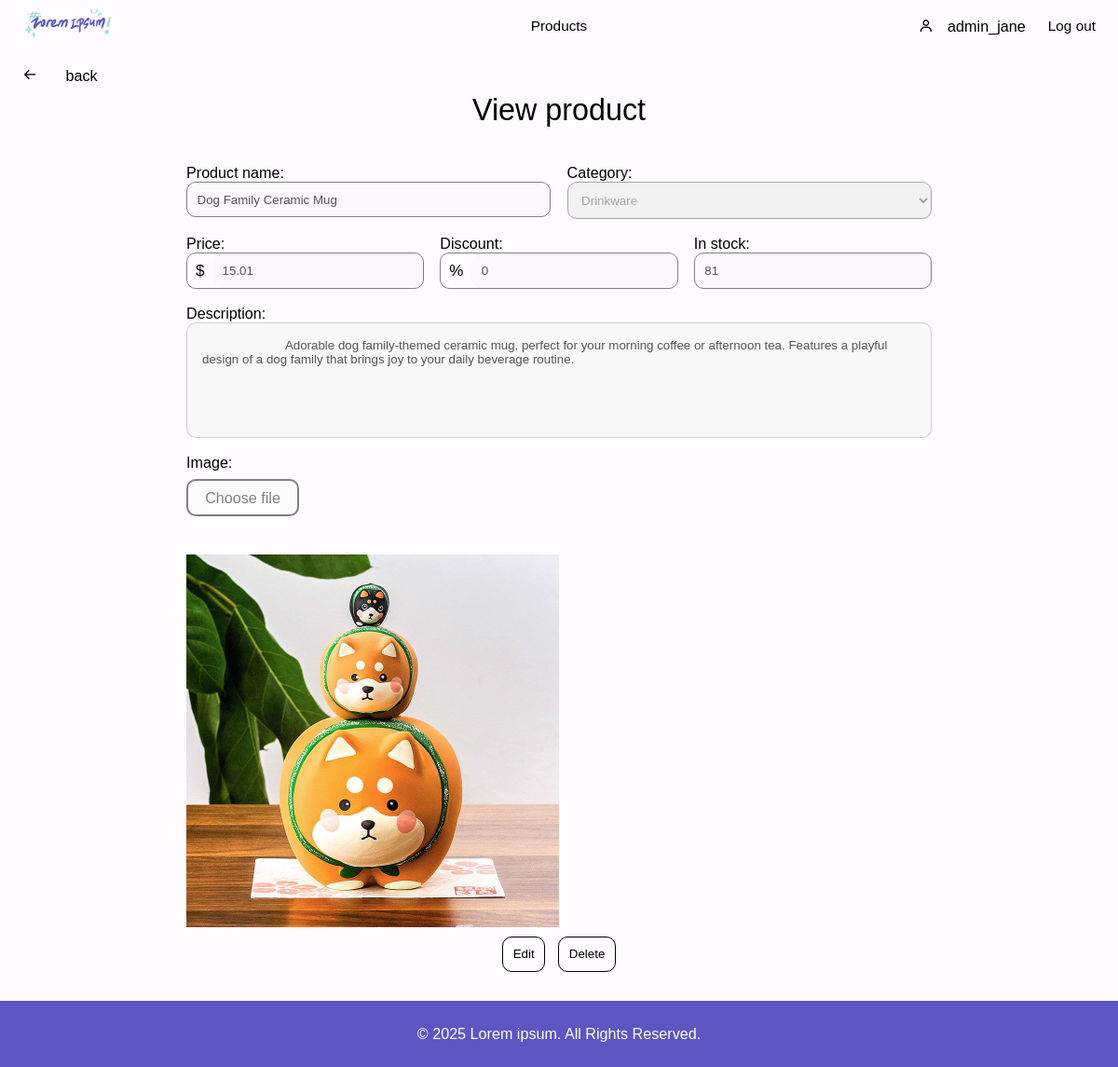
Screenshot of /admin/product/view/1 (signed in) with the database file from the repository.
### tables this page shows
CREATE TABLE `products` (
  `id` int NOT NULL AUTO_INCREMENT,
  `title` varchar(255) NOT NULL,
  `imageLink` text,
  `productDesc` text,
  `catID` int DEFAULT NULL,
  `createdDate` datetime DEFAULT CURRENT_TIMESTAMP,
  `price` decimal(10,2) DEFAULT NULL,
  `salesAmount` decimal(10,0) DEFAULT '0',
  `inStock` decimal(10,0) DEFAULT '0',
  `discount` decimal(5,2) DEFAULT '0.00',
  PRIMARY KEY (`id`),
  KEY `catID` (`catID`),
  CONSTRAINT `products_ibfk_1` FOREIGN KEY (`catID`) REFERENCES `categories` (`catID`)
);

### app/controllers/AdminController.php (called while the page is built, shortened)
<?php
require_once __DIR__ . "/../models/ProductModel.php";
class AdminController {
    private $product;
    public function __construct() {
        $this->product = new ProductModel();
    }
    public function product_view() {
        $categories = $this->product->get_categories();
        $id = $_GET['item'];
        $prod = $this->product->get_item($id);
        require __DIR__ . "/../views/admin/product/edit.php";
    }
}
?>

### app/db.php (called while the page is built, shortened)
<?php
class Database {
    public static $instance = null;
    public function __construct() {
        $this->connection = new mysqli('localhost','root','','lorem_ipsum');
    }
    public static function get_instance() {
        if (self::$instance == null) {
            self::$instance = new Database();
        }
        return self::$instance->connection;
    }
}
?>

### app/models/ProductModel.php (called while the page is built, shortened)
<?php
require_once __DIR__ . "../../db.php";
class ProductModel
{
    private $db;
    public function __construct()
    {
        $this->db = Database::get_instance();
    }
    public function get_categories()
    {
        $stmt = $this->db->prepare("SELECT * FROM categories");
        $stmt->execute();
        $result = $stmt->get_result();
        $categories = $result->fetch_all(MYSQLI_ASSOC);
        return $categories;
    }
    public function get_item($id)
    {
        $sql = "SELECT p.*, c.catName
                FROM products p
                JOIN categories c ON p.catID = c.catID
                WHERE p.id = ?";
        $stmt = $this->db->prepare($sql);
        $stmt->bind_param("i", $id);
        $stmt->execute();
        $result = $stmt->get_result();
        return $result->fetch_assoc();
    }
}

### app/views/admin/product/edit.php (the view, shortened to what this page needs)
<div class="container-inset">
    <a class="flex" href="<?= ADMIN_URL . 'product/'?>"><i class='bx bx-arrow-back me-2'></i>back</a>
    <div class="container">
        <h1 class="title mb-2">View product</h1>
        <fieldset class="form-fieldset" disabled>
            <form class="container" id="product-form-edit" action="#">
                <div class="input-row flex">
                    <div class="input-field">
                        <label>Product name:</label>
                        <input id="product-name" name="title" type="text" placeholder="Enter a pretty name" value="<?= $prod["title"] ?>" required>
                    </div>
                    <div class="input-field">
                        <label>Category:</label>
                        <select name="catID" id="product_cat" value=<?= $prod["catName"] ?> required>
                            <?php foreach ($categories as $cat): ?>
                                <option value=<?= $cat['catID'] ?>><?= $cat['catName'] ?></option>
                            <?php endforeach; ?>
                        </select>
                    </div>
                </div>
                <div class="input-row flex">
                    <div class="input-field">
                        <label>Price:</label>
                        <div class="input-wrap">
                            <span class="ms-1">$</span>
                            <input class="input-hidden" name="price" type="number" min="0" step="0.01" value=<?= $prod["price"] ?> required>
                        </div>
                    </div>
                    <div class="input-field">
                        <label>Discount:</label>
                        <div class="input-wrap">
                            <span class="ms-1">%</span>
                            <input class="input-hidden" name="discount" type="number" step="0.01" value=<?= $prod["discount"] * 100?>>
                        </div>
                    </div>
                    <div class="input-field">
                        <label>In stock:</label>
                        <input name="inStock" type="number" min="0" step="1" value=<?= $prod["inStock"] ?> required>
                    </div>
                </div>
                <div class="text-field">
                    <label>Description:</label>
                    <textarea name="productDesc" rows="6" cols="80" placeholder="Describe your pretty product">
                        <?= $prod["productDesc"] ?>
                    </textarea>
                </div>
                <div class="image-upload">
                    <label for="">Image:</label>
                    <label class="image-upload-input" for="imageLink">Choose file</label>
                    <div class="image-preview">
                        <img id="image_preview" src="<?= IMAGE_PATH . $prod["imageLink"] ?>" alt="<?= $prod['title'] ?>">
                    </div>
                </div>
            </form>
        </fieldset>
        <div class="flex center">
            <button class="edit-btn me-2" type="none">Edit</button>
            <button class="delete-btn" type="none">Delete</button>
        </div>
    </div>
</div>

### public/css/index.css (style rules this page uses)
:root { --tiffany-blue: hsl(172, 45%, 74%); --snow: #fefcfe; --isabelline: #f3f3f3; --earth-yellow: #f3c378; --iris: #5b56c1; }
body { font-family: "Lexend", sans-serif; font-size: 2.2ex; background: var(--snow); margin: 0; padding: 0; display: flex; flex-direction: column; overflow: visible; min-height: 100vh; position: relative; padding-bottom: calc(2 * 10px + 2ex * 2 + 2vw); box-sizing: border-box; width: 100%; }
a { text-decoration: none; color: black; }
h1,h2,h3 { margin: 0.5ex 0; padding: 0; }
h1, h2,h3 { font-weight: normal; }

### public/css/common.css (style rules this page uses)
.container { display: flex; flex-direction: column; align-items: center; }
.container-inset { padding: 2vw; }
.flex { display: flex; align-items: stretch; }
.center { justify-content: center; text-align: center; }
.mb-2 { margin-bottom: 2ex; }
.me-2 { margin-right: 2ex; }
.ms-1 { margin-left: 1ex; }
span { font-size: 2ex; }
img { width: 100px; aspect-ratio: 1/1; }
input { border: 1px solid gray; padding: 1.5ex; border-radius: 10px; box-sizing: border-box; width: 100%; }
div { box-sizing: border-box; width: 100%; }
button { font-family: "Lexend", sans-serif; padding: 1.5ex; border-radius: 10px; background-color: var(--snow); border: 1px solid black; text-align: center; }
select { border: 1px solid gray; padding: 1ex; border-radius: var(--c); }
.input-wrap { display: flex; align-items: center; gap: 1ex; border: 1px solid gray; border-radius: 10px; }
.input-hidden { border: none; }

### public/css/home.css (style rules this page uses)
:root { --r: 20px; --c: 100px; }

### public/css/admin.css (style rules this page uses)
fieldset { border: none; }
fieldset form { gap: 2ex; }
.input-row { width: 100%; display: flex; gap: 2ex; }
.input-field select { border-radius: 10px; width: 100%; padding: 1.5ex; }
.text-field { display: flex; flex-direction: column; }
.text-field textarea { width: 100%; border-radius: 10px; resize: none; font-family: 'Lexend', sans-serif; padding: 2%; box-sizing: border-box; }
.image-upload { display: grid; row-gap: 1ex; }
.image-upload-input { border-radius: 10px; text-align: center; padding: 1ex; border: 2px solid gray; color: gray; background-color: rgb(252, 252, 252); width: 100px; }
.image-preview { display: flex; flex-direction: column; align-items: start; }
.image-preview img { width: 50%; height: auto; }

### rows the page displays
products: title "Dog Family Ceramic Mug", price "15.01", discount "0", inStock "81", productDesc "Adorable dog family-themed ceramic mug, perfect for your morning coffee or afternoon tea. Features a playful design of a dog family that brings joy to your daily beverage routine.", imageLink (picture)

### other values shown
$_SESSION['username'] "admin_jane"
form field catID "Drinkware"
